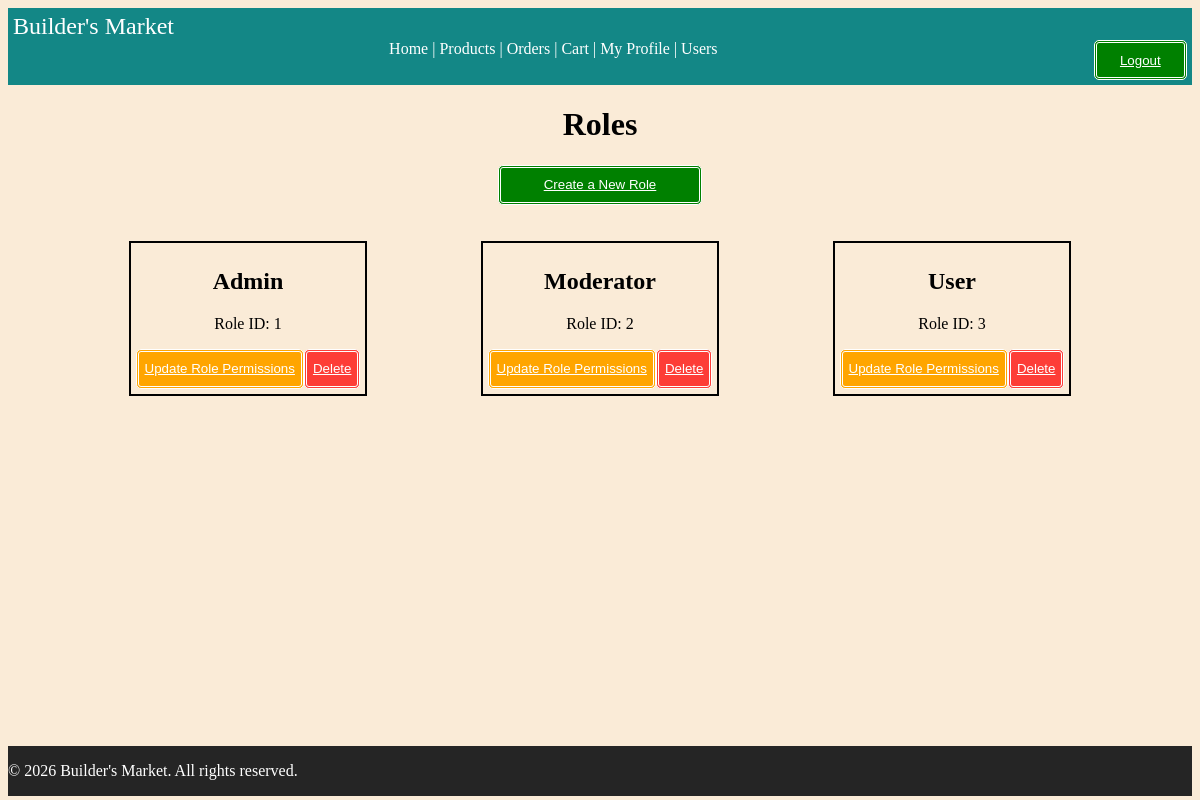
The page /admin/roles (signed in) on the database its author committed.
### tables this page shows
CREATE TABLE roles (
    role_id INTEGER PRIMARY KEY,
    role_name VARCHAR(50) NOT NULL UNIQUE,
    description TEXT NOT NULL,
    created_at DATETIME DEFAULT CURRENT_TIMESTAMP
);

### routes/admin.py (the view)
@admin_bp.route('/roles', methods=['GET'])
@require_auth
@permission_required('role.read')
def view_roles():
    roles = Role.GetAll()
    return render_template('admin/roles.html', roles=roles)

### auth/auths.py (called while the page is built)
def require_auth(f):
    @wraps(f)
    def wrapped_view(*args, **kwargs):
        if not g.get("user"):
          abort(401)
        user = g.user
        if getattr(user, "is_2fa_enabled", False) and not session.get("2fa_verified", False):
            flash('This Route is 2FA protected. Please enable 2FA to view it')
            abort(403)
        return f(*args, **kwargs)
    return wrapped_view

### auth/permissions.py (called while the page is built)
def permission_required(permission : str):
    def decorator(f):
        @wraps(f)
        def wrapped_view(*args, **kwargs):
            if not g.user:
                abort(401)
            if permission not in g.user.permissions:
                abort(403)
            return f(*args, **kwargs)
        return wrapped_view
    return decorator

### database/connection.py (called while the page is built)
def get_connection():
    try:
        conn = sqlite3.connect(Config.DATABASE)
        conn.row_factory = sqlite3.Row
        return conn
    except Error as e:
        print(f"Database connection error: {e}")
        return None

### models/roles.py (called while the page is built)
    @staticmethod
    def GetAll():
        db= get_connection()
        sql = "SELECT * FROM roles;"
        results = db.execute(sql).fetchall()
        out = []
        for r in results:
            dev = Role.FromDB(r['role_id'])
            if dev is None:
                continue
            out.append(dev)
        return out

### models/users.py (called while the page is built)
    @staticmethod
    def FromID(user_id : int):
        db = get_connection()
        try:
            row = db.execute("""
                             SELECT u.*, r.role_name
                             FROM users u
                             LEFT JOIN user_roles ur ON u.user_id = ur.user_id
                             LEFT JOIN roles r ON ur.role_id = r.role_id
                             WHERE u.user_id = ?
                             """, (user_id,)).fetchone()
            return User._BuildUser(row, db)
        finally:
            db.close()

### templates/admin/roles.html (shortened to what this page needs)
{% extends "base.html" %}
{% block content %}
<h1> Roles </h1>
        <button class="greenButton creation center1" type="submit">
            <a href="{{url_for('admin.create_role')}}"> Create a New Role </a>
        </button>
<br> <br>
<div class="role-grid">
{% for role in roles %}
<div class="role-card center1" >
<h2> {{role.role_name}}</h2>
    <p>Role ID: {{role.role_id}}</p>
    <div class="prod-buttons">
        <button class="orangeButton" type="submit">
            <a href="{{url_for('admin.update_role_permissions', role_id=role.role_id)}}"> Update Role Permissions </a>
        </button>
        <button class="redButton">
            <a  href="{{ url_for ('admin.delete_role', role_id = role.role_id)}}">
            Delete</a>
        </button>
    </div>
</div>
{% endfor %}
</div>
{% endblock %}

### static/css/style.css (style rules this page uses)
html, body { height: 99%; }
body { display: flex; flex-direction: column; background-color: antiquewhite; min-height: 98.5vh; }
h1 { text-align: center; }
a { color: white; }
button { border-radius: 5px; border-width: 3px; border-color: rgb(255, 255, 255); border-style: double ; height: 3em; }
.center1 { text-align: center; grid-template-columns: 1fr; margin: auto; display: block; }
.greenButton { background-color: green; color: white; }
.redButton { background-color: rgba(255, 0, 0, 0.74); }
.orangeButton { background-color: orange; }
.creation { height: 40px; width: 20%; }
.prod-buttons { display:flex; width: 100%; justify-content: space-between; }
.role-grid { margin: auto; display: grid; grid-template-columns: 1fr 1fr 1fr; gap: 2em; justify-content: space-between; align-items: center; }
.role-card { display: inline-block; padding: 5px; border: 2px solid black; flex-direction: column; overflow-wrap: break-word; }

### rows shown on the page
roles: role_name "Admin", role_id "1"
roles: role_name "Moderator", role_id "2"
roles: role_name "User", role_id "3"
